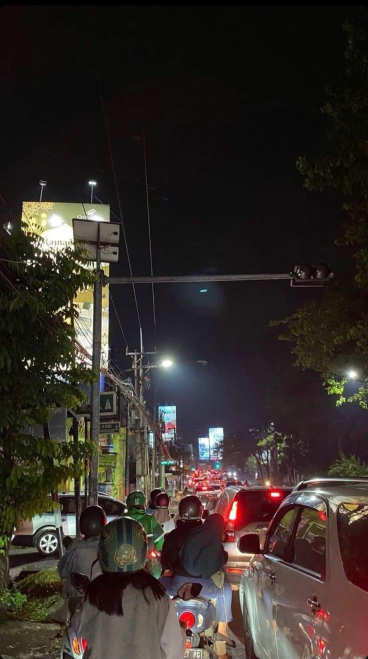
#> input picture assets/foto_gelap.jpg, 736 x 1318 px (shown at 1/2 size)
$ python 3-filter-spasial.py
#> lines starting #> are read from the running program, lines starting #| are printed output that depends on the picture
import cv2
import numpy as np

img = cv2.imread("assets/foto_gelap.jpg", cv2.IMREAD_GRAYSCALE)
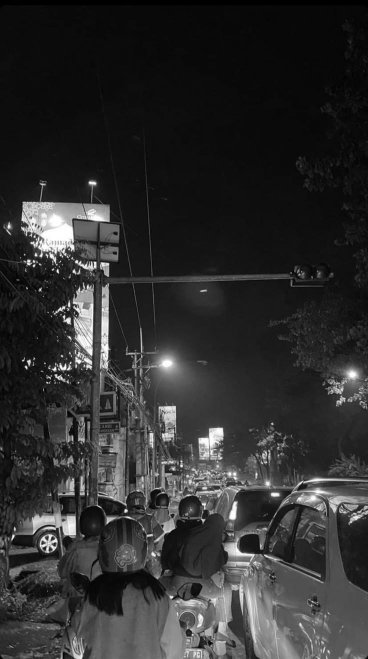
#> img: shape (1318, 736) (shown at 1/2 size); min 0, max 255, mean 46.8
foto_gelap_resize = cv2.resize(img, (600, 800))
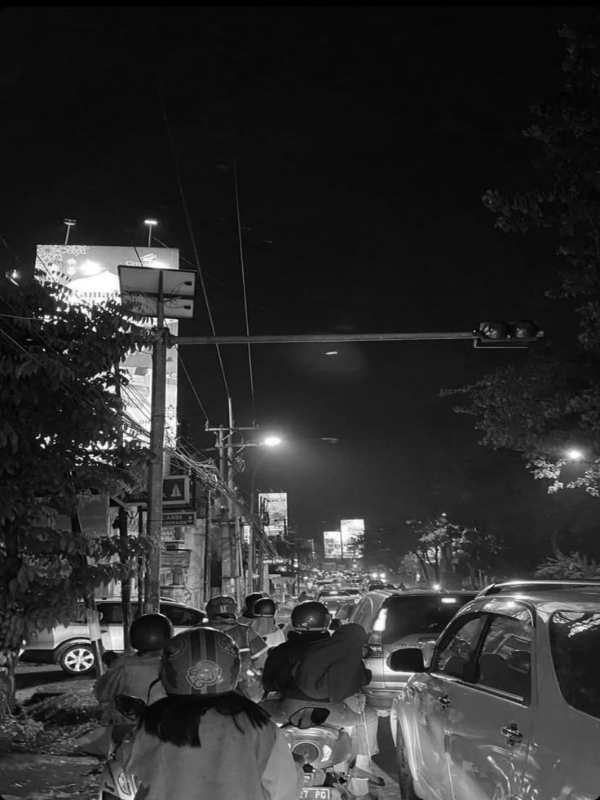
#> foto_gelap_resize: shape (800, 600); min 0, max 255, mean 46.7

h, w = foto_gelap_resize.shape
#> h = 800; w = 600
img_blur = np.zeros((h, w), dtype=np.uint8)

kernel = np.array([
    [1, 2, 1],
    [2, 4, 2],
    [1, 2, 1]
])

for i in range(1, h - 1):
    for j in range(1, w - 1):
        total = 0

        for k in range(-1, 2):
            for l in range(-1, 2):
                total += int(foto_gelap_resize[i + k, j + l]) * kernel[k + 1, l + 1]

        img_blur[i, j] = total // 16

cv2.imshow("Foto Asli", foto_gelap_resize)
cv2.imshow("Gaussian Blur", img_blur)

cv2.waitKey(0)
cv2.destroyAllWindows()

$ run again, with assets/kontras_rendah.jpg copied over assets/foto_gelap.jpg
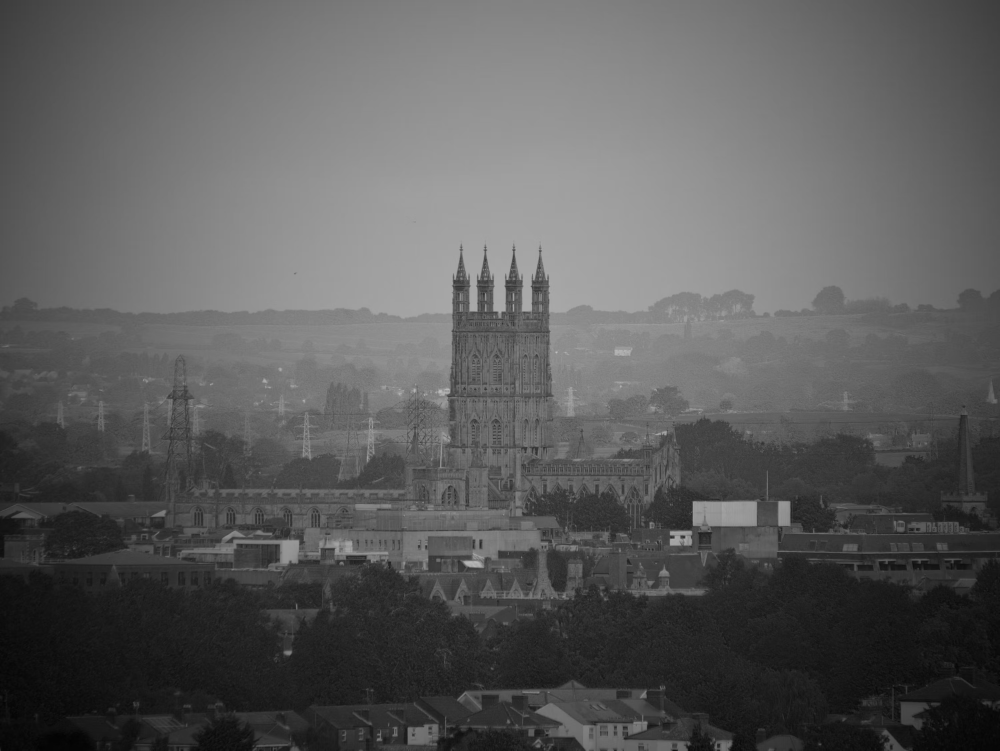
#> input picture assets/kontras_rendah.jpg, 3000 x 2252 px (shown at 1/3 size)
#> img is the input picture: shape (2252, 3000); min 1, max 202, mean 91.7
#> `foto_gelap_resize = cv2.resize(img, (600, 800))`:
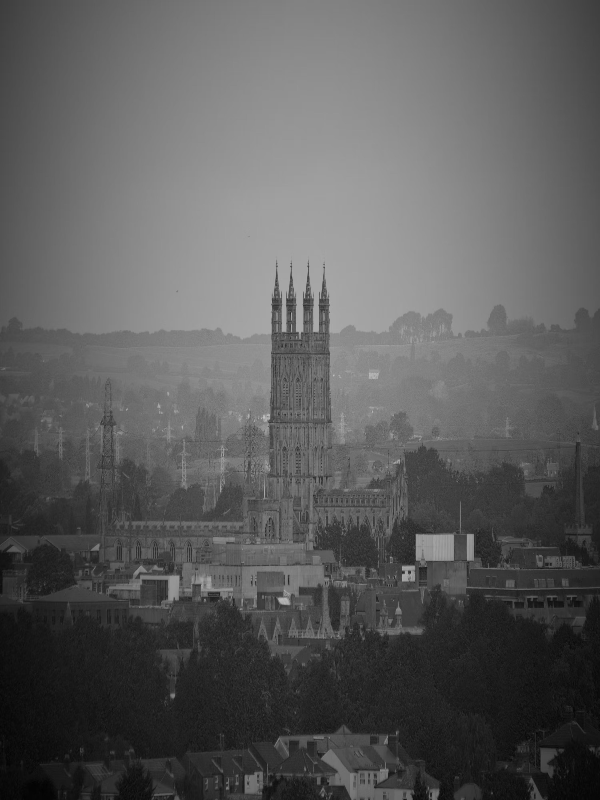
#> foto_gelap_resize: shape (800, 600); min 2, max 193, mean 91.7
